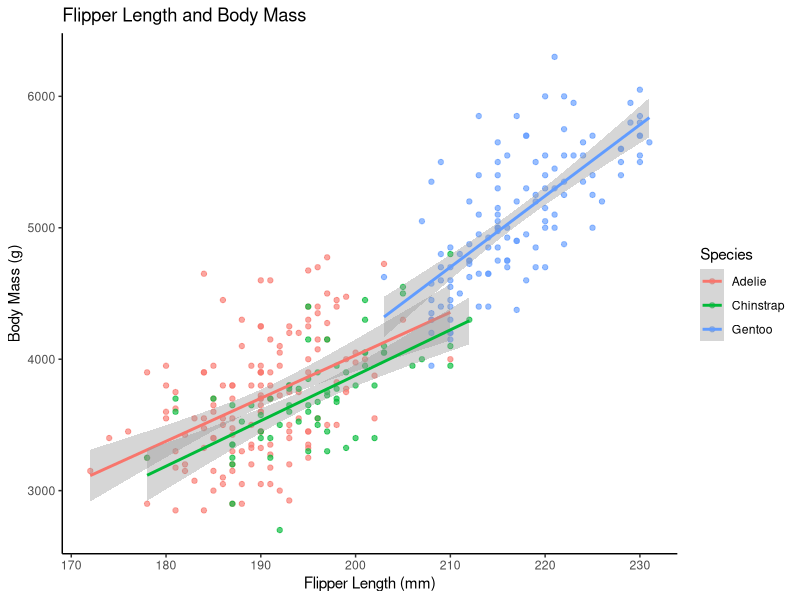
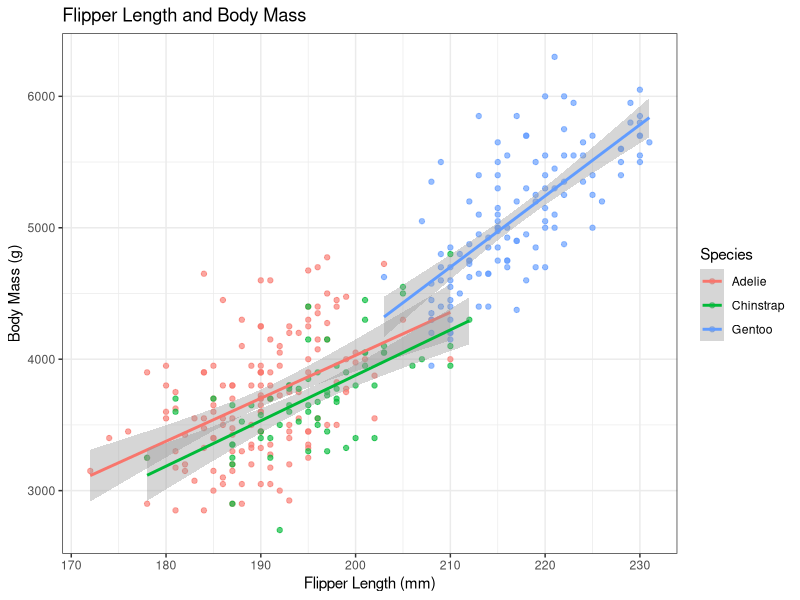
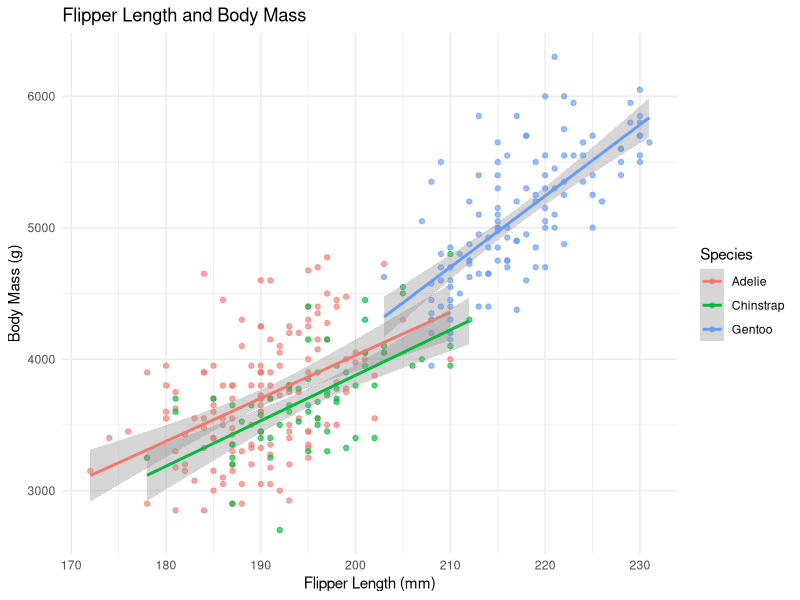
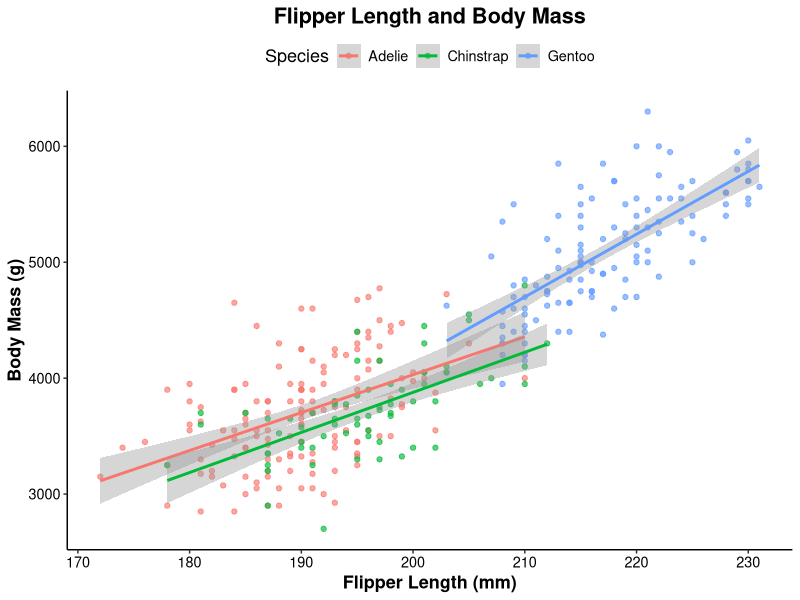
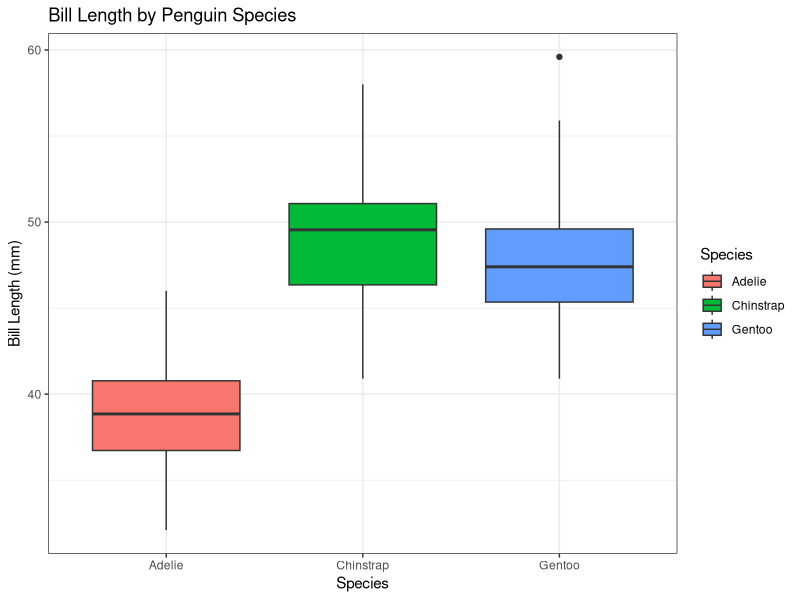
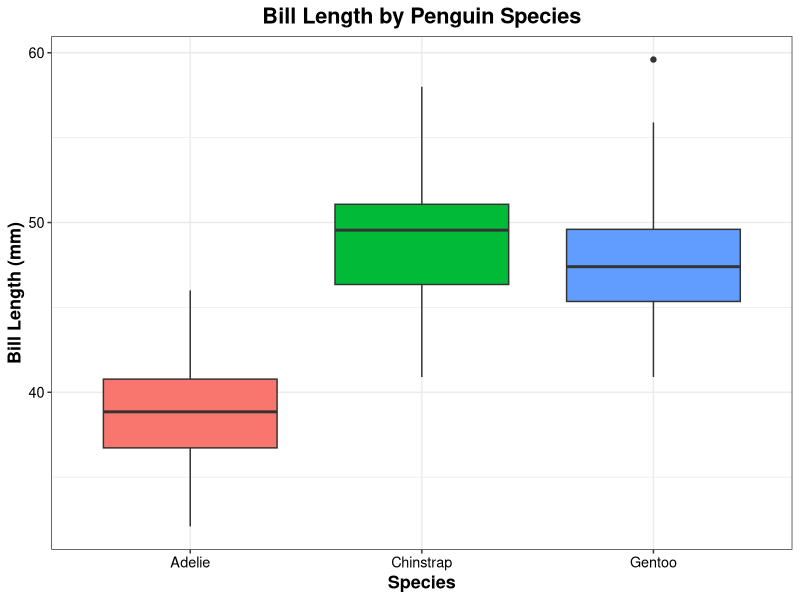
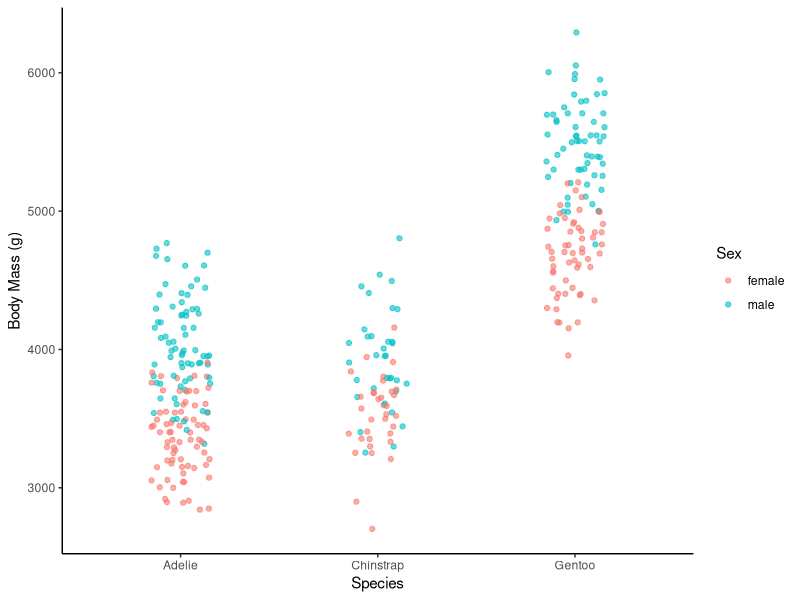
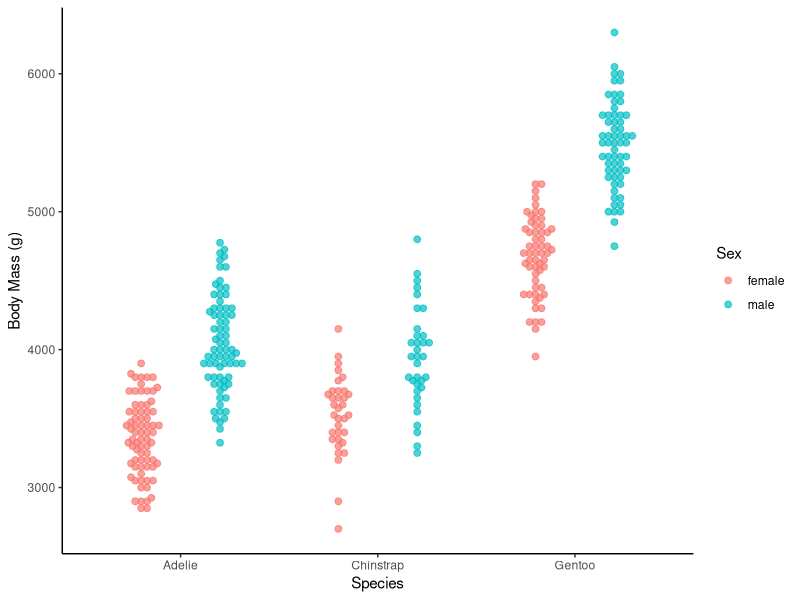

R code for these plots, in order:
# ============================================================
# ENTO 8030 — Discussion 06
# Advanced ggplot2 Skills
# SOLUTIONS VERSION
# ============================================================

# TEACHING PHILOSOPHY ----------------------------------------------------
#
# Each skill follows the same cycle:
#
# SHOW  — instructor demonstrates the skill and explains where the change
#         occurs in the ggplot code.
#
# DO    — students apply the same idea to a different figure without
#         copying the demonstration.
#
# TEACH — students explain what they changed, where they changed it,
#         and why the change affects interpretation or presentation.
#
# The goal is not to memorize ggplot syntax. The goal is to learn how to
# diagnose a figure, identify the component that needs to change, and
# explain the code used to make that change.

# LEARNING GOALS ---------------------------------------------------------
# By the end of this discussion, you should be able to:
# 1. Identify whether a figure change belongs in a geom, scale, labs,
#    theme, facet, or patchwork function.
# 2. Apply built-in themes and customize individual theme elements.
# 3. Reduce overplotting and display distributions more effectively.
# 4. Apply accessible color palettes.
# 5. Use facets and multi-panel layouts deliberately.
# 6. Explain HOW you modified a figure and WHY you made that choice.

# PACKAGES ---------------------------------------------------------------

# Install once if needed:
# install.packages(c(
#   "tidyverse", "here", "palmerpenguins", "ggbeeswarm",
#   "RColorBrewer", "viridis", "patchwork"
# ))

library(tidyverse)
library(here)
library(palmerpenguins)
library(ggbeeswarm)
library(RColorBrewer)
library(viridis)
library(patchwork)

penguins <- palmerpenguins::penguins %>%
  drop_na(flipper_length_mm, body_mass_g, bill_length_mm,
          bill_depth_mm, species, sex)

# A useful mental map:
#
# geom_*()   = HOW the data are drawn
# scale_*()  = HOW data values map to color/fill/etc.
# labs()     = WHAT labels and titles say
# theme()    = HOW non-data elements look
# facet_*()  = HOW data are separated into panels
# patchwork  = HOW complete ggplots are arranged together


# ============================================================
# 1. THEMES AND TARGETED FORMATTING
# ============================================================

# ---------------------------- SHOW ---------------------------
# Start with a complete figure, then change only the elements
# needed for the communication goal.

show_theme <- ggplot(
  penguins,
  aes(x = flipper_length_mm, y = body_mass_g, color = species)
) +
  geom_point(alpha = 0.65) +
  geom_smooth(method = "lm", se = TRUE) +
  theme_classic() +
  labs(
    title = "Flipper Length and Body Mass",
    x = "Flipper Length (mm)",
    y = "Body Mass (g)",
    color = "Species"
  )

show_theme

# Built-in themes change many non-data elements at once.
show_theme + theme_bw()
show_theme + theme_minimal()

# Individual elements are modified inside theme().
show_theme_formatted <- show_theme +
  theme(
    text = element_text(size = 13),
    axis.title = element_text(face = "bold"),
    axis.text = element_text(color = "black"),
    plot.title = element_text(hjust = 0.5, face = "bold"),
    legend.position = "top"
  )

show_theme_formatted

# Notice:
# - Nothing about the observations changed.
# - theme() changed non-data elements.
# - labs() would be used if we wanted to change the WORDING of a label.


# ----------------------------- DO ----------------------------
# Apply the same ideas to a DIFFERENT figure.

do_theme <- ggplot(
  penguins,
  aes(x = species, y = bill_length_mm, fill = species)
) +
  geom_boxplot() +
  theme_bw() +
  labs(
    title = "Bill Length by Penguin Species",
    x = "Species",
    y = "Bill Length (mm)",
    fill = "Species"
  )

do_theme

# MODIFY do_theme so that:
# 1. The title is centered and bold.
# 2. Axis titles are bold.
# 3. Axis text is black.
# 4. The redundant legend is removed.
# 5. Overall text size is increased.
#
# Do not rebuild the plot from scratch.

# YOUR CODE:
do_theme_formatted <- do_theme +
  theme(
    text = element_text(size = 13),
    plot.title = element_text(hjust = 0.5, face = "bold"),
    axis.title = element_text(face = "bold"),
    axis.text = element_text(color = "black"),
    legend.position = "none"
  )

do_theme_formatted

# --------------------------- TEACH ---------------------------
# Explain your changes to a partner WITHOUT simply reading your code.
#
# 1. Which function contained most of your modifications?
#
# 2. Why did removing the legend make sense for this figure?
#
# 3. What is the difference between changing text with labs() and
#    changing text appearance with theme()?
#
# 4. Point to one line of your code and explain:
#       "This line changes ______ by ______."


# ============================================================
# 2. REDUCING OVERPLOTTING
# ============================================================

# ---------------------------- SHOW ---------------------------
# Ordinary points can overlap when observations share the same x value.

show_points <- ggplot(
  penguins,
  aes(x = species, y = body_mass_g, color = sex)
) +
  geom_jitter(width = 0.15, alpha = 0.6) +
  theme_classic() +
  labs(
    x = "Species",
    y = "Body Mass (g)",
    color = "Sex"
  )

show_points

# ggbeeswarm provides alternatives that deliberately arrange points
# so that individual observations are easier to see.

show_beeswarm <- ggplot(
  penguins,
  aes(x = species, y = body_mass_g, color = sex)
) +
  geom_beeswarm(
    size = 2,
    alpha = 0.7,
    dodge.width = 0.8
  ) +
  theme_classic() +
  labs(
    x = "Species",
    y = "Body Mass (g)",
    color = "Sex"
  )

show_beeswarm

show_quasirandom <- ggplot(
  penguins,
  aes(x = species, y = body_mass_g, color = sex)
) +
  geom_quasirandom(
    size = 2,
    alpha = 0.7,
    dodge.width = 0.8
  ) +
  theme_classic() +
  labs(
    x = "Species",
    y = "Body Mass (g)",
    color = "Sex"
  )

show_quasirandom

# size controls point size.
# alpha controls transparency.
# dodge.width separates groups mapped to color within each x category.


# ----------------------------- DO ----------------------------
# Use BILL DEPTH rather than body mass for a new example.

do_overlap <- ggplot(
  penguins,
  aes(x = species, y = bill_depth_mm, color = sex)
) +
  geom_point() +
  theme_classic() +
  labs(
    x = "Species",
    y = "Bill Depth (mm)",
    color = "Sex"
  )

do_overlap

# MODIFY do_overlap so that:
# 1. Individual observations are easier to distinguish.
# 2. Sexes remain separated within species.
# 3. Points are partially transparent.
# 4. The legend is moved to the top.
# 5. The legend title becomes "Penguin sex".
#
# Choose geom_beeswarm() OR geom_quasirandom().

# YOUR CODE:
do_overlap_formatted <- ggplot(
  penguins,
  aes(x = species, y = bill_depth_mm, color = sex)
) +
  geom_quasirandom(
    size = 2.5,
    alpha = 0.55,
    dodge.width = 0.8
  ) +
  theme_classic() +
  theme(legend.position = "top") +
  labs(
    x = "Species",
    y = "Bill Depth (mm)",
    color = "Penguin sex"
  )

do_overlap_formatted

# --------------------------- TEACH ---------------------------
# Explain:
#
# 1. Which geom did you choose, and why?
#
# 2. What did alpha change?
#
# 3. What did dodge.width change?
#
# 4. Did you change the DATA, or only how the observations are displayed?
#
# 5. When might an ordinary geom_point() be preferable?


# ============================================================
# 3. SHOWING DISTRIBUTION SHAPE
# ============================================================

# ---------------------------- SHOW ---------------------------

show_boxplot <- ggplot(
  penguins,
  aes(x = species, y = body_mass_g, fill = species)
) +
  geom_boxplot() +
  theme_classic() +
  theme(legend.position = "none") +
  labs(
    x = "Species",
    y = "Body Mass (g)"
  )

show_boxplot

show_violin <- ggplot(
  penguins,
  aes(x = species, y = body_mass_g, fill = species)
) +
  geom_violin(alpha = 0.65) +
  theme_classic() +
  theme(legend.position = "none") +
  labs(
    x = "Species",
    y = "Body Mass (g)"
  )

show_violin

# Boxplot:
# - makes median and quartiles explicit.
#
# Violin:
# - emphasizes the shape/density of the observed distribution.
#
# Neither is universally "better"; the geom should match the information
# you want readers to see.


# ----------------------------- DO ----------------------------

do_distribution <- ggplot(
  penguins,
  aes(x = species, y = flipper_length_mm, fill = sex)
)

# Create a violin plot from do_distribution.
#
# Requirements:
# 1. Fill should represent sex.
# 2. Use partial transparency.
# 3. Use theme_classic().
# 4. Add informative axis labels.
# 5. Put the legend on the right.

# YOUR CODE:
do_distribution +
  geom_violin(alpha = 0.7) +
  theme_classic() +
  theme(legend.position = "right") +
  labs(
    x = "Species",
    y = "Flipper Length (mm)",
    fill = "Sex"
  )

# --------------------------- TEACH ---------------------------
# Explain to a partner:
#
# 1. What information does the WIDTH of a violin communicate?
#
# 2. What would be easier to identify from a boxplot?
#
# 3. What would be easier to identify from the violin plot?
#
# 4. If you were writing a manuscript, how would you justify your choice?


# ============================================================
# 4. ACCESSIBLE COLOR PALETTES
# ============================================================

# ---------------------------- SHOW ---------------------------

show_color <- ggplot(
  penguins,
  aes(x = flipper_length_mm, y = body_mass_g, color = species)
) +
  geom_point(alpha = 0.7, size = 2) +
  theme_classic() +
  labs(
    x = "Flipper Length (mm)",
    y = "Body Mass (g)",
    color = "Species"
  )

show_color

# Brewer palette:
show_color +
  scale_color_brewer(palette = "Set1")

# Viridis discrete palette:
show_color +
  scale_color_viridis_d(option = "H")

# Manual accessible palette:
accessible_colors <- c(
  "Adelie" = "#E69F00",
  "Chinstrap" = "#56B4E9",
  "Gentoo" = "#009E73"
)

show_color +
  scale_color_manual(values = accessible_colors)

# Key idea:
# scale_color_*() changes how the levels of the DATA are mapped to colors.
# theme() would not be the correct place to change a data-based color scale.


# ----------------------------- DO ----------------------------

do_color <- ggplot(
  penguins,
  aes(x = bill_length_mm, y = bill_depth_mm, color = species)
) +
  geom_point() +
  theme_classic() +
  labs(
    x = "Bill Length (mm)",
    y = "Bill Depth (mm)",
    color = "Species"
  )

do_color

# MODIFY do_color:
# 1. Apply a discrete viridis palette.
# 2. Make points slightly larger.
# 3. Make points partially transparent.
# 4. Move the legend to the bottom.
#
# Then create a SECOND version using accessible_colors instead.

# YOUR CODE:
do_color_viridis <- do_color +
  geom_point(size = 2.5, alpha = 0.60) +
  scale_color_viridis_d(option = "H") +
  theme(legend.position = "bottom")

# Because do_color already contains geom_point(), the code above draws a
# second point layer. For a polished final figure, edit the original point
# layer instead:

do_color_viridis <- ggplot(
  penguins,
  aes(x = bill_length_mm, y = bill_depth_mm, color = species)
) +
  geom_point(size = 2.5, alpha = 0.60) +
  scale_color_viridis_d(option = "H") +
  theme_classic() +
  theme(legend.position = "bottom") +
  labs(
    x = "Bill Length (mm)",
    y = "Bill Depth (mm)",
    color = "Species"
  )

do_color_manual <- ggplot(
  penguins,
  aes(x = bill_length_mm, y = bill_depth_mm, color = species)
) +
  geom_point(size = 2.5, alpha = 0.60) +
  scale_color_manual(values = accessible_colors) +
  theme_classic() +
  theme(legend.position = "bottom") +
  labs(
    x = "Bill Length (mm)",
    y = "Bill Depth (mm)",
    color = "Species"
  )

do_color_viridis
do_color_manual

# --------------------------- TEACH ---------------------------
# Explain:
#
# 1. Why was scale_color_*() used instead of theme()?
#
# 2. Why did we use a DISCRETE viridis scale?
#
# 3. What does alpha control?
#
# 4. Which palette would you choose for this figure and why?
#
# Avoid the answer "because it looks better." Be specific.


# ============================================================
# 5. FACETING
# ============================================================

# ---------------------------- SHOW ---------------------------

show_facet <- ggplot(
  penguins,
  aes(x = flipper_length_mm, y = body_mass_g, color = species)
) +
  geom_point(alpha = 0.65) +
  geom_smooth(method = "lm", se = TRUE) +
  facet_wrap(~ species) +
  scale_color_manual(values = accessible_colors) +
  theme_classic() +
  theme(legend.position = "none") +
  labs(
    x = "Flipper Length (mm)",
    y = "Body Mass (g)"
  )

show_facet

# Format the facet strips and panel spacing.
show_facet_formatted <- show_facet +
  theme(
    strip.text = element_text(face = "bold"),
    strip.background = element_rect(fill = "lightgray"),
    panel.spacing = unit(1, "lines")
  )

show_facet_formatted

# Compare fixed and free scales.
show_facet
show_facet + facet_wrap(~ species, scales = "free")

# Free scales can reveal within-panel patterns but make direct comparisons
# of absolute magnitudes among panels more difficult.


# ----------------------------- DO ----------------------------

do_facet <- ggplot(
  penguins,
  aes(x = bill_length_mm, y = bill_depth_mm, color = sex)
) +
  geom_point(alpha = 0.65) +
  theme_classic() +
  labs(
    x = "Bill Length (mm)",
    y = "Bill Depth (mm)",
    color = "Sex"
  )

do_facet

# MODIFY do_facet:
# 1. Create one panel per species.
# 2. Keep the SAME x and y scales among panels.
# 3. Make facet labels bold.
# 4. Add spacing between panels.
# 5. Move the sex legend to the top.

# YOUR CODE:
do_facet_formatted <- do_facet +
  facet_wrap(~ species) +
  theme(
    strip.text = element_text(face = "bold"),
    panel.spacing = unit(1, "lines"),
    legend.position = "top"
  )

do_facet_formatted

# --------------------------- TEACH ---------------------------
# Explain:
#
# 1. What variable determines the panels?
#
# 2. Why did you keep common scales?
#
# 3. What comparison becomes easier after faceting?
#
# 4. What information may become harder to see after splitting the data
#    into panels?


# ============================================================
# 6. COMBINING FIGURES WITH PATCHWORK
# ============================================================

# ---------------------------- SHOW ---------------------------
# First, create two COMPLETE plots that use the SAME variable mapped
# to the SAME aesthetic: color = species.

show_panel_a <- ggplot(
  penguins,
  aes(x = flipper_length_mm, y = body_mass_g, color = species)
) +
  geom_point(alpha = 0.65) +
  scale_color_manual(values = accessible_colors) +
  theme_classic() +
  labs(
    x = "Flipper Length (mm)",
    y = "Body Mass (g)",
    color = "Species"
  )

show_panel_b <- ggplot(
  penguins,
  aes(x = bill_length_mm, y = bill_depth_mm, color = species)
) +
  geom_point(alpha = 0.65) +
  scale_color_manual(values = accessible_colors) +
  theme_classic() +
  labs(
    x = "Bill Length (mm)",
    y = "Bill Depth (mm)",
    color = "Species"
  )

# Combine them WITHOUT collecting guides.
show_panel_a + show_panel_b

# Both panels map species to COLOR using the same scale, so each plot
# initially produces the same Species color legend.

# Now tell patchwork to collect compatible guides.
show_combined <- (
  show_panel_a + show_panel_b +
    plot_layout(guides = "collect") +
    plot_annotation(
      title = "Penguin Body Morphology",
      tag_levels = "A"
    )
) &
  theme(legend.position = "bottom")

show_combined

# What did guides = "collect" do?
#
# It identified the compatible/redundant Species color guides from the
# two plots and displayed one shared guide for the combined figure.
#
# IMPORTANT:
# guides = "collect" does NOT mean "force every legend into one legend."
# The guides need to be compatible. For example, a fill guide from one
# plot and a color guide from another are different guides and may remain
# separate even when they represent the same variable.

# patchwork combines COMPLETE ggplot objects.
# plot_layout() controls arrangement and guide collection.
# plot_annotation() controls figure-level titles and panel tags.
# The & operator can apply a theme change across the combined figure.


# ----------------------------- DO ----------------------------
# Now apply the same idea to two different bill-morphology figures.
#
# In BOTH plots, species is mapped to COLOR so the resulting guides
# are compatible and can be collected.

do_panel_a <- ggplot(
  penguins,
  aes(x = species, y = bill_length_mm, color = species)
) +
  geom_boxplot() +
  scale_color_manual(values = accessible_colors) +
  theme_classic() +
  labs(
    x = "Species",
    y = "Bill Length (mm)",
    color = "Species"
  )

do_panel_b <- ggplot(
  penguins,
  aes(x = bill_length_mm, y = bill_depth_mm, color = species)
) +
  geom_point(alpha = 0.65) +
  scale_color_manual(values = accessible_colors) +
  theme_classic() +
  labs(
    x = "Bill Length (mm)",
    y = "Bill Depth (mm)",
    color = "Species"
  )

# FIRST:
# Combine do_panel_a and do_panel_b WITHOUT guides = "collect".
# Confirm that each panel produces its own Species legend.

# YOUR CODE:
do_panel_a + do_panel_b

# SECOND:
# Modify the combined figure so that:
# 1. The plots remain side-by-side.
# 2. Compatible Species guides are collected into one shared legend.
# 3. The shared legend appears at the bottom.
# 4. Panel tags A and B are added.
# 5. The title is "Penguin Bill Morphology".

# YOUR CODE:
do_combined <- (
  do_panel_a + do_panel_b +
    plot_layout(guides = "collect") +
    plot_annotation(
      title = "Penguin Bill Morphology",
      tag_levels = "A"
    )
) &
  theme(legend.position = "bottom")

do_combined


# --------------------- WHY GUIDES MAY NOT COLLECT ----------------------
# Compare the example above with this alternative Panel A:

do_panel_a_fill <- ggplot(
  penguins,
  aes(x = species, y = bill_length_mm, fill = species)
) +
  geom_boxplot() +
  scale_fill_manual(values = accessible_colors) +
  theme_classic() +
  labs(
    x = "Species",
    y = "Bill Length (mm)",
    fill = "Species"
  )

# Here Panel A maps species to FILL, while do_panel_b maps species to COLOR.
# Try collecting the guides:

do_panel_fill_color <- (
  do_panel_a_fill + do_panel_b +
    plot_layout(guides = "collect") +
    plot_annotation(
      title = "Penguin Bill Morphology",
      tag_levels = "A"
    )
) &
  theme(legend.position = "bottom")

do_panel_fill_color

# The two guides are not redundant copies:
#
# Panel A: species -> fill
# Panel B: species -> color
#
# Therefore, guides = "collect" does not automatically turn them into
# one common legend.
#
# In this particular figure, the fill legend in Panel A is also redundant
# because species is already labeled on the x-axis. A cleaner alternative
# is to remove that legend and retain the useful color legend from Panel B.

do_panel_a_fill_clean <- do_panel_a_fill +
  theme(legend.position = "none")

do_panel_clean <- (
  do_panel_a_fill_clean + do_panel_b +
    plot_annotation(
      title = "Penguin Bill Morphology",
      tag_levels = "A"
    )
) &
  theme(legend.position = "bottom")

do_panel_clean


# --------------------------- TEACH ---------------------------
# Explain:
#
# 1. Which code controls the individual plots?
#
# 2. Which code controls the combined figure?
#
# 3. What does guides = "collect" accomplish?
#
# 4. Why could patchwork collect the guides when BOTH plots mapped
#    species to color?
#
# 5. Why did the fill + color example still produce two guides?
#
# 6. Why might removing a redundant legend be preferable to trying
#    to force every guide into a single legend?
#
# 7. Why should two panels be combined only when they contribute
#    complementary information?


# ============================================================
# 7. APPLY THE WORKFLOW: MOTH-FLUSH DATA
# ============================================================

moth_flush <- read.csv(
  here("data", "moth_flush_data.csv")
)

glimpse(moth_flush)

# ---------------------------- SHOW ---------------------------
# We will combine several skills in one example.

show_moth <- ggplot(
  moth_flush,
  aes(x = Treatment, y = Moth_Flush, fill = Treatment)
) +
  geom_boxplot(
    outlier.shape = NA,
    alpha = 0.65
  ) +
  geom_quasirandom(
    aes(color = Treatment),
    width = 0.18,
    alpha = 0.50,
    size = 1.8,
    show.legend = FALSE
  ) +
  scale_fill_viridis_d(option = "D") +
  scale_color_viridis_d(option = "D") +
  theme_classic(base_size = 13) +
  theme(
    legend.position = "none",
    axis.title.y = element_text(face = "bold")
  ) +
  labs(
    x = "Treatment",
    y = "Moth Flush"
  )

show_moth

# What happened?
#
# geom_boxplot()       -> summarized the distribution.
# geom_quasirandom()   -> showed the individual observations.
# scale_*_viridis_d()  -> mapped treatment levels to accessible colors.
# theme()              -> changed non-data formatting.
# labs()               -> supplied readable labels.
#
# outlier.shape = NA prevents boxplot outlier points from being drawn
# separately when every raw observation is already displayed.


# ----------------------------- DO ----------------------------
# Create a NEW figure showing Moth_Flush among Crop groups.

do_moth <- ggplot(
  moth_flush,
  aes(x = Crop, y = Moth_Flush, fill = Crop)
)

# Complete the figure so that:
# 1. A boxplot summarizes each crop.
# 2. Raw observations are visible without severe overlap.
# 3. The colors are accessible.
# 4. The redundant crop legend is removed.
# 5. The theme and text are appropriate for a manuscript figure.
# 6. The axes have informative labels.

# YOUR CODE:
do_moth_formatted <- do_moth +
  geom_boxplot(
    outlier.shape = NA,
    alpha = 0.65
  ) +
  geom_quasirandom(
    aes(color = Crop),
    width = 0.18,
    alpha = 0.50,
    size = 1.8,
    show.legend = FALSE
  ) +
  scale_fill_viridis_d(option = "D") +
  scale_color_viridis_d(option = "D") +
  theme_classic(base_size = 13) +
  theme(legend.position = "none") +
  labs(
    x = "Crop",
    y = "Moth Flush"
  )

do_moth_formatted

# --------------------------- TEACH ---------------------------
# Without looking at the SHOW code, explain your figure from the outside in:
#
# 1. What scientific comparison does the figure make?
#
# 2. Which geom displays the summary?
#
# 3. Which geom displays individual observations?
#
# 4. Where did you control the colors?
#
# 5. Where did you control the legend?
#
# 6. Where did you control the wording of the axes?
#
# 7. Identify one formatting choice you made for CLARITY rather than
#    because it was required by the code.


# ============================================================
# 8. FINAL CHALLENGE — DO + TEACH
# ============================================================

# Build a publication-style figure using the moth-flush data.
#
# Your figure must communicate at least TWO distinct biological patterns.
# Examples:
# - treatment differences;
# - crop differences;
# - association with temperature;
# - seasonal pattern across Sampling_Day;
# - variation among blocks.
#
# Requirements:
# 1. Include at least two panels.
# 2. Use a consistent theme.
# 3. Use accessible colors.
# 4. Show raw observations where appropriate.
# 5. Remove redundant legends.
# 6. Use informative labels.
# 7. Add panel tags.
# 8. Add one overall figure title.
#
# There is NOT one correct figure.

# YOUR CODE:
# One possible solution. Student figures do not need to match this example.

final_a <- ggplot(
  moth_flush,
  aes(x = Treatment, y = Moth_Flush, fill = Treatment)
) +
  geom_boxplot(outlier.shape = NA, alpha = 0.65) +
  geom_quasirandom(
    aes(color = Treatment),
    width = 0.18,
    alpha = 0.45,
    show.legend = FALSE
  ) +
  scale_fill_viridis_d(option = "D") +
  scale_color_viridis_d(option = "D") +
  theme_classic() +
  theme(legend.position = "none") +
  labs(x = "Treatment", y = "Moth Flush")

final_b <- ggplot(
  moth_flush,
  aes(x = Sampling_Day, y = Moth_Flush, color = Crop)
) +
  geom_point(alpha = 0.50) +
  geom_smooth(
    method = "lm",
    formula = y ~ poly(x, 2),
    se = TRUE
  ) +
  scale_color_viridis_d(option = "D") +
  theme_classic() +
  labs(
    x = "Sampling Day",
    y = "Moth Flush",
    color = "Crop"
  )

final_figure <- (
  final_a + final_b +
    plot_layout(guides = "collect") +
    plot_annotation(
      title = "Treatment and Seasonal Patterns in Moth Flush",
      tag_levels = "A"
    )
) &
  theme(legend.position = "bottom")

final_figure

# --------------------------- TEACH ---------------------------
# Present your figure to another student/group.
#
# Do NOT begin by reading your code.
#
# First explain:
# 1. What biological question does the figure communicate?
# 2. What should the reader notice first?
#
# Then explain the code:
# 3. Which geoms did you choose and why?
# 4. Which scale functions did you use and why?
# 5. Which theme changes did you make?
# 6. How did you organize the panels?
# 7. What did you intentionally remove?
#
# Finally:
# 8. Name ONE change your partner suggests.
# 9. Decide whether you would adopt that change and explain why.


# ============================================================
# TAKE-HOME: DIAGNOSE BEFORE YOU FORMAT
# ============================================================

# When you want to modify a ggplot, first ask:
#
# "WHAT am I trying to change?"
#
# Data representation?       -> geom_*()
# Color/fill mapping?        -> scale_*()
# Wording?                   -> labs()
# Non-data appearance?       -> theme()
# Separate panels?           -> facet_*()
# Multiple complete plots?   -> patchwork
#
# Then ask:
#
# "WHY am I making this change?"
#
# ACCURATE   — does the figure represent the data appropriately?
# ACCESSIBLE — can readers distinguish the important information?
# CLEAR      — does the formatting support the scientific message?
#
# You should be able to explain both the HOW and the WHY.
